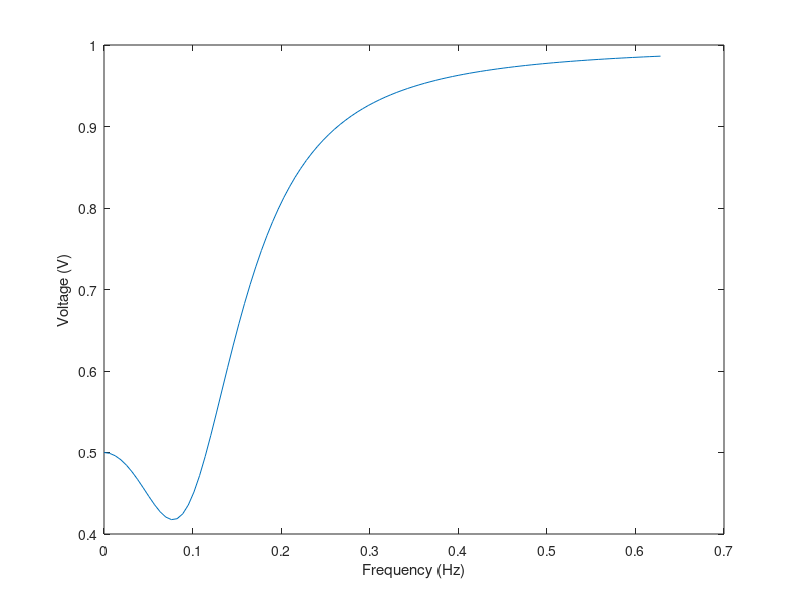
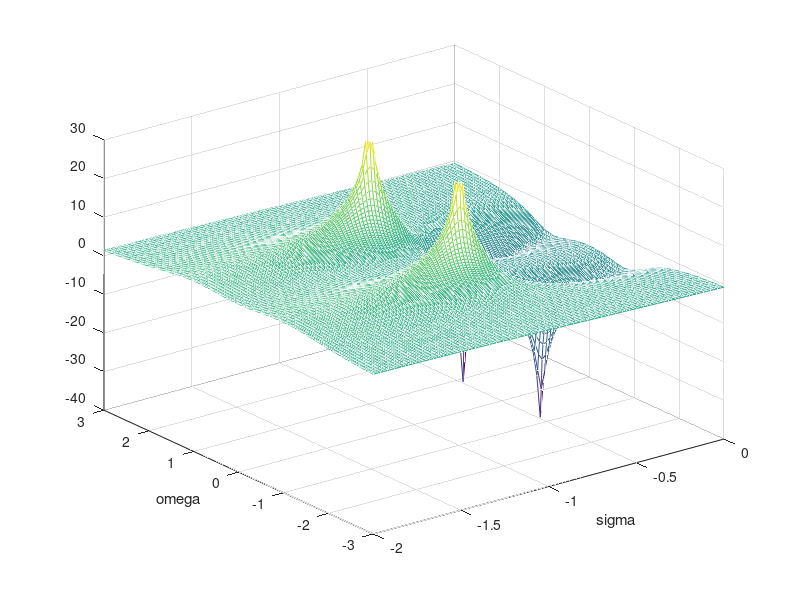

Write the MATLAB code that produced these figures, in order. (Note: this script raises an error after producing the figures.)
%%%%%%%%%%%%%%%%%%%%%%%%%%%%%%%%%%%%%%%%%%%%%%%%%%%%%%%%%%%%%%%%%%%%%%%%%%%
% The University of Akron
% Circuits II
% RLC Plots
% Spring 2020
% Wilson Woods
%%%%%%%%%%%%%%%%%%%%%%%%%%%%%%%%%%%%%%%%%%%%%%%%%%%%%%%%%%%%%%%%%%%%%%%%%%%

% component values
R1 = 1;
R2 = 1;
L = 1;
C = 1;

% coefficients
A0 = R1* R2;
A1 = L * R1;
A2 = L * C * R1 * R2;

B0 = R1 + R2;
B1 = L + ( C * R1 * R2 );
B2 = L * C * R2;


% transfer function components
num = [ A2, A1, A0 ];
den = [B2 , B1, B0 ];

% determine poles and zeros
zeros = roots( num )
poles = roots( den )

% radian frequency
w = linspace( 0, 2 * pi, 100 );
s = j * w;


Zab = ( A2 * s .^ 2 + A1 * s + A0 ) ./ ( B2 * s .^ 2 + B1 * s + B0 );


plot( imag( s ) * 0.1, abs( Zab ) );
xlabel( 'Frequency (Hz)' );
ylabel( 'Voltage (V)' );

% 1D arrays for sigma and omega
SIG = -2 : 0.02 : 0;
OMG = -3 : 0.02 : 3;

[ sigma, w ] = meshgrid( SIG, OMG );

% this time w/ sigma
s = sigma+j*w;                                  

% calculate H(s)
H_of_s = ( A2 * s .^ 2 + A1 * s + A0 ) ./ ( B2 * s .^ 2 + B1 * s + B0 );  

% plot H_of_s in dB
figure ( 2 );
mesh( sigma, w, 20 * log10( abs( H_of_s ) ) );            
xlabel( 'sigma' );
ylabel( 'omega' );

figure ( 3 );

% transfer function
SYS = tf( num, den );

% pole-zero plot of transfer function
pzplot( SYS );

%%%%%%%%%%%%%%%%%%%%%%%%%%%%%%%%%%%% EOF %%%%%%%%%%%%%%%%%%%%%%%%%%%%%%%%%%










